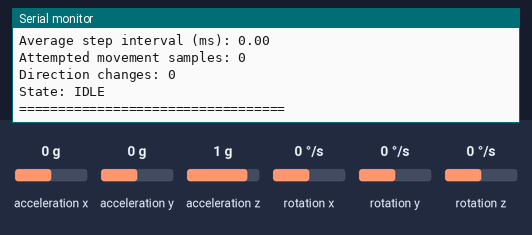
The sketch below on a simulated ESP32. Parts: the last lines printed to the serial monitor. Wiring (inferred from the names in the program): MPU-6050 motion sensor at I2C address 0x68. Inputs (shaded band) come from the test bench; at power-on: acceleration x 0 g, acceleration y 0 g, acceleration z 1 g, rotation x 0 °/s, rotation y 0 °/s, rotation z 0 °/s. Nothing arrives over Bluetooth unless stated; a phone connects over Bluetooth LE 3 s after start.

Above: at 4.3 s.
4.4 s: acceleration x set to -1.4 g
At 5.0 s:
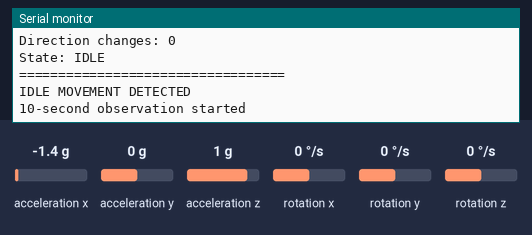
5.9 s: acceleration y set to -1.4 g
At 7.0 s:
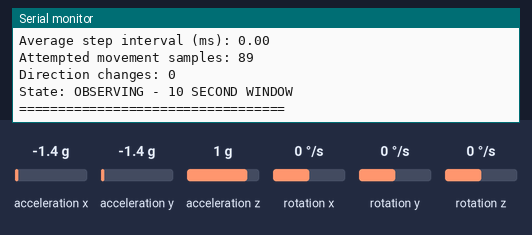
7.6 s: acceleration z set to -1.4 g
9.1 s: rotation x set to -192 °/s
10.6 s: rotation y set to -192 °/s
At 15.0 s:
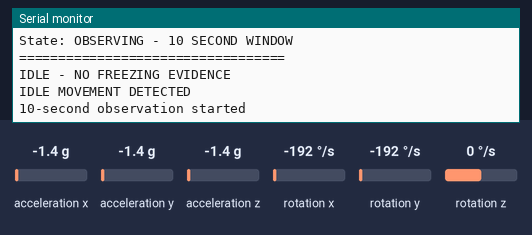
Timing chart, 0 to 16.1 s (numbered marks = the images above; inputs shaded):
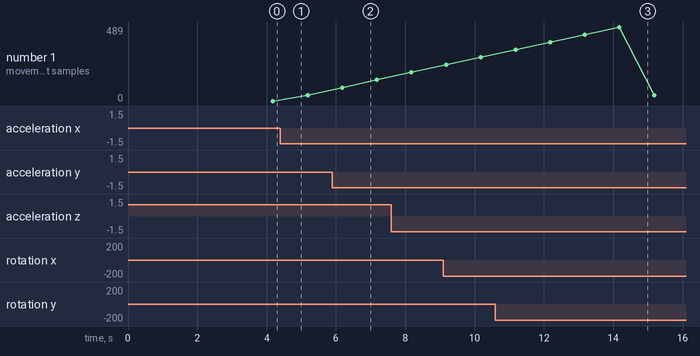

The sketch:

vayan_ble.ino
```cpp
#include <Wire.h>
#include <math.h>
#include <BLEDevice.h>
#include <BLEServer.h>
#include <BLEUtils.h>
#include <BLE2902.h>
#include <string.h>

// ---------------- PIN CONFIGURATION ------------------
#define SDA_PIN 21
#define SCL_PIN 22

// ---------------- MPU6050 CONFIGURATION --------------
#define MPU_ADDR_1 0x68
#define MPU_ADDR_2 0x69

uint8_t MPU_ADDR = MPU_ADDR_1;

// ---------------- SAMPLING ---------------------------
const unsigned long SAMPLE_INTERVAL = 20;
const unsigned long PRINT_INTERVAL = 1000;

// ---------------- BLE CONFIGURATION -------------------
#define BLE_DEVICE_NAME "VAYAN_ESP32"
#define SERVICE_UUID "12345678-1234-1234-1234-1234567890AB"
#define CHARACTERISTIC_UUID "ABCD1234-5678-1234-1234-1234567890AB"

BLEServer* bleServer = nullptr;
BLECharacteristic* sensorCharacteristic = nullptr;
bool bleDeviceConnected = false;

// ---------------- STEP DETECTION ---------------------
const float STEP_GYRO_THRESHOLD = 18.0;
const float STEP_ACCEL_THRESHOLD = 0.18;

const unsigned long MIN_STEP_DURATION = 40;
const unsigned long MAX_STEP_DURATION = 800;
const unsigned long STEP_REFRACTORY = 350;

// ---------------- SMALL MOVEMENT DETECTION -----------
const float SMALL_GYRO_THRESHOLD = 2.0;
const float SMALL_ACCEL_THRESHOLD = 0.025;

const int MIN_ATTEMPT_MOVEMENTS = 8;
const int MIN_DIRECTION_CHANGES = 3;

// ---------------- FoG TIMING -------------------------
const unsigned long DEFAULT_STEP_TIMEOUT = 2500;
const unsigned long TIMEOUT_MARGIN = 500;
const unsigned long FREEZING_OBSERVATION_TIME = 10000;
const int RESUME_STEPS_REQUIRED = 2;

// ---------------- CALIBRATION ------------------------
const int CALIBRATION_SAMPLES = 100;

// ---------------- SENSOR VARIABLES -------------------
float ax, ay, az;
float gx, gy, gz;

float gyroOffsetX = 0;
float gyroOffsetY = 0;
float gyroOffsetZ = 0;

float accelMagnitude = 0;
float accelDynamic = 0;
float gyroMagnitude = 0;

// ---------------- TIMING VARIABLES -------------------
unsigned long lastSampleTime = 0;
unsigned long lastPrintTime = 0;

unsigned long lastValidStepTime = 0;
unsigned long lastWalkActivityTime = 0;
unsigned long lastStepPulseTime = 0;

unsigned long stepPulseStartTime = 0;

// ---------------- STEP VARIABLES ---------------------
bool stepPulseActive = false;

float stepPeakGyro = 0;
float stepPeakAccel = 0;

unsigned long stepPulseDuration = 0;

int totalSteps = 0;

// ---------------- CADENCE VARIABLES ------------------
const int CADENCE_BUFFER_SIZE = 5;

unsigned long cadenceIntervals[CADENCE_BUFFER_SIZE];

int cadenceIndex = 0;
int cadenceCount = 0;

float averageStepInterval = 0;

// ---------------- MOVEMENT VARIABLES -----------------
int attemptedMovementCount = 0;
int directionChangeCount = 0;

float previousGx = 0;
float previousGy = 0;
float previousGz = 0;

// ---------------- STATE MACHINE ----------------------
enum MonitorState {
  IDLE,
  OBSERVING,
  WALKING,
  POSSIBLE_FREEZING
};

MonitorState currentState = IDLE;

unsigned long observationStartTime = 0;
int completedStepsInWindow = 0;

// =====================================================
// MPU6050 FUNCTIONS
// =====================================================

bool checkMPU(uint8_t address) {
  Wire.beginTransmission(address);
  return Wire.endTransmission() == 0;
}

bool initializeMPU() {

  if (checkMPU(MPU_ADDR_1)) {
    MPU_ADDR = MPU_ADDR_1;
  }
  else if (checkMPU(MPU_ADDR_2)) {
    MPU_ADDR = MPU_ADDR_2;
  }
  else {
    return false;
  }

  Wire.beginTransmission(MPU_ADDR);
  Wire.write(0x6B);
  Wire.write(0x00);
  if (Wire.endTransmission() != 0) return false;

  Wire.beginTransmission(MPU_ADDR);
  Wire.write(0x1C);
  Wire.write(0x00);
  if (Wire.endTransmission() != 0) return false;

  Wire.beginTransmission(MPU_ADDR);
  Wire.write(0x1B);
  Wire.write(0x00);
  if (Wire.endTransmission() != 0) return false;

  Wire.beginTransmission(MPU_ADDR);
  Wire.write(0x1A);
  Wire.write(0x03);
  if (Wire.endTransmission() != 0) return false;

  Wire.beginTransmission(MPU_ADDR);
  Wire.write(0x19);
  Wire.write(19);
  if (Wire.endTransmission() != 0) return false;

  return true;
}

// =====================================================
// READ RAW SENSOR DATA
// =====================================================

bool readMPU() {

  Wire.beginTransmission(MPU_ADDR);
  Wire.write(0x3B);

  if (Wire.endTransmission(false) != 0) {
    return false;
  }

  if (Wire.requestFrom(MPU_ADDR, (uint8_t)14) != 14) {
    return false;
  }

  int16_t rawAX = (Wire.read() << 8) | Wire.read();
  int16_t rawAY = (Wire.read() << 8) | Wire.read();
  int16_t rawAZ = (Wire.read() << 8) | Wire.read();

  Wire.read();
  Wire.read();

  int16_t rawGX = (Wire.read() << 8) | Wire.read();
  int16_t rawGY = (Wire.read() << 8) | Wire.read();
  int16_t rawGZ = (Wire.read() << 8) | Wire.read();

  ax = rawAX / 16384.0;
  ay = rawAY / 16384.0;
  az = rawAZ / 16384.0;

  gx = rawGX / 131.0 - gyroOffsetX;
  gy = rawGY / 131.0 - gyroOffsetY;
  gz = rawGZ / 131.0 - gyroOffsetZ;

  accelMagnitude = sqrt(
    ax * ax +
    ay * ay +
    az * az
  );

  accelDynamic = fabs(accelMagnitude - 1.0);

  gyroMagnitude = sqrt(
    gx * gx +
    gy * gy +
    gz * gz
  );

  return true;
}

// =====================================================
// GYROSCOPE CALIBRATION
// =====================================================

void calibrateGyroscope() {

  float sumX = 0;
  float sumY = 0;
  float sumZ = 0;

  Serial.println();
  Serial.println("GYROSCOPE CALIBRATION");
  Serial.println("Keep the ankle still...");

  for (int i = 0; i < CALIBRATION_SAMPLES; i++) {

    if (readMPU()) {
      sumX += gx + gyroOffsetX;
      sumY += gy + gyroOffsetY;
      sumZ += gz + gyroOffsetZ;
    }

    delay(20);
  }

  gyroOffsetX = sumX / CALIBRATION_SAMPLES;
  gyroOffsetY = sumY / CALIBRATION_SAMPLES;
  gyroOffsetZ = sumZ / CALIBRATION_SAMPLES;

  Serial.println("Calibration completed.");
}


// CADENCE FUNCTIONS


void updateCadence(unsigned long now) {

  if (lastValidStepTime > 0) {

    unsigned long interval = now - lastValidStepTime;

    if (interval >= 300 && interval <= 2500) {

      cadenceIntervals[cadenceIndex] = interval;

      cadenceIndex =
        (cadenceIndex + 1) % CADENCE_BUFFER_SIZE;

      if (cadenceCount < CADENCE_BUFFER_SIZE) {
        cadenceCount++;
      }

      unsigned long total = 0;

      for (int i = 0; i < cadenceCount; i++) {
        total += cadenceIntervals[i];
      }

      averageStepInterval =
        (float)total / cadenceCount;
    }
  }

  lastValidStepTime = now;
}

unsigned long getExpectedStepTimeout() {

  if (cadenceCount >= 2) {
    return (unsigned long)averageStepInterval
           + TIMEOUT_MARGIN;
  }

  return DEFAULT_STEP_TIMEOUT;
}

// MOVEMENT ANALYSIS


void resetMovementCounters() {

  attemptedMovementCount = 0;
  directionChangeCount = 0;

  previousGx = gx;
  previousGy = gy;
  previousGz = gz;
}

void analyseSmallMovement() {

  if (
    gyroMagnitude > SMALL_GYRO_THRESHOLD ||
    accelDynamic > SMALL_ACCEL_THRESHOLD
  ) {
    attemptedMovementCount++;
  }

  if (
    previousGx * gx < 0 &&
    fabs(gx) > SMALL_GYRO_THRESHOLD
  ) {
    directionChangeCount++;
  }

  if (
    previousGy * gy < 0 &&
    fabs(gy) > SMALL_GYRO_THRESHOLD
  ) {
    directionChangeCount++;
  }

  if (
    previousGz * gz < 0 &&
    fabs(gz) > SMALL_GYRO_THRESHOLD
  ) {
    directionChangeCount++;
  }

  previousGx = gx;
  previousGy = gy;
  previousGz = gz;
}

bool attemptedMovementDetected() {

  return (
    attemptedMovementCount >= MIN_ATTEMPT_MOVEMENTS &&
    directionChangeCount >= MIN_DIRECTION_CHANGES
  );
}


// STEP DETECTION


bool detectStepEvent(unsigned long now) {

  bool movementDetected =
    gyroMagnitude >= STEP_GYRO_THRESHOLD ||
    accelDynamic >= STEP_ACCEL_THRESHOLD;

  if (
    movementDetected &&
    !stepPulseActive &&
    (now - lastStepPulseTime >= STEP_REFRACTORY)
  ) {

    stepPulseActive = true;

    stepPulseStartTime = now;

    stepPeakGyro = gyroMagnitude;
    stepPeakAccel = accelDynamic;
  }

  if (stepPulseActive) {

    if (gyroMagnitude > stepPeakGyro) {
      stepPeakGyro = gyroMagnitude;
    }

    if (accelDynamic > stepPeakAccel) {
      stepPeakAccel = accelDynamic;
    }

    stepPulseDuration = now - stepPulseStartTime;

    if (!movementDetected) {

      stepPulseActive = false;

      if (
        stepPulseDuration >= MIN_STEP_DURATION &&
        stepPulseDuration <= MAX_STEP_DURATION
      ) {

        lastStepPulseTime = now;
        return true;
      }
    }

    if (stepPulseDuration > MAX_STEP_DURATION) {
      stepPulseActive = false;
    }
  }

  return false;
}

// =====================================================
// STATE TRANSITIONS
// =====================================================

bool smallMovementPresent() {
  return (
    gyroMagnitude > SMALL_GYRO_THRESHOLD ||
    accelDynamic > SMALL_ACCEL_THRESHOLD
  );
}

void beginObservation(unsigned long now, bool firstStepCompleted) {

  currentState = OBSERVING;
  observationStartTime = now;

  completedStepsInWindow = firstStepCompleted ? 1 : 0;

  resetMovementCounters();

  Serial.println();
  Serial.println("IDLE MOVEMENT DETECTED");
  Serial.println("10-second observation started");
}

void confirmWalking(unsigned long now) {

  currentState = WALKING;

  lastValidStepTime = now;
  lastWalkActivityTime = now;

  completedStepsInWindow = 0;

  resetMovementCounters();

  Serial.println();
  Serial.println("NORMAL WALKING CONFIRMED");
}

void processStepEvent(unsigned long now) {

  totalSteps++;
  lastWalkActivityTime = now;

  switch (currentState) {

    case IDLE:

      beginObservation(now, true);
      break;

    case OBSERVING:

      completedStepsInWindow++;
      updateCadence(now);

      if (completedStepsInWindow >= RESUME_STEPS_REQUIRED) {
        confirmWalking(now);
      }
      break;

    case WALKING:

      updateCadence(now);
      lastValidStepTime = now;
      break;

    case POSSIBLE_FREEZING:

      completedStepsInWindow++;
      updateCadence(now);

      if (completedStepsInWindow >= RESUME_STEPS_REQUIRED) {
        confirmWalking(now);
      }
      break;
  }
}

// =====================================================
// STATE MACHINE UPDATE
// =====================================================

void updateMonitorState(unsigned long now) {

  switch (currentState) {

    case IDLE:

      if (smallMovementPresent()) {
        beginObservation(now, false);
        analyseSmallMovement();
      }
      break;

    case OBSERVING:

      analyseSmallMovement();

      if (now - observationStartTime >= FREEZING_OBSERVATION_TIME) {

        if (
          attemptedMovementDetected() &&
          completedStepsInWindow < RESUME_STEPS_REQUIRED
        ) {

          currentState = POSSIBLE_FREEZING;
          completedStepsInWindow = 0;

          Serial.println();
          Serial.println("====================================");
          Serial.println("POSSIBLE FREEZING OF GAIT");
          Serial.println("Attempted leg movement detected");
          Serial.println("Fewer than 2 completed steps in 10 seconds");
          Serial.println("====================================");
        }
        else {

          currentState = IDLE;
          completedStepsInWindow = 0;

          resetMovementCounters();

          Serial.println();
          Serial.println("IDLE - NO FREEZING EVIDENCE");
        }
      }
      break;

    case WALKING:

      if (now - lastValidStepTime >= getExpectedStepTimeout()) {

        currentState = IDLE;

        lastValidStepTime = 0;
        completedStepsInWindow = 0;

        resetMovementCounters();

        Serial.println();
        Serial.println("WALKING STOPPED - IDLE");
      }
      break;

    case POSSIBLE_FREEZING:

      analyseSmallMovement();
      break;
  }
}

// =====================================================
// SERIAL MONITOR OUTPUT
// =====================================================

void printMonitorStatus() {

  Serial.println();
  Serial.println("========== VAYAN STATUS ==========");

  Serial.print("Accel (g): ");
  Serial.print(ax, 2);
  Serial.print(", ");
  Serial.print(ay, 2);
  Serial.print(", ");
  Serial.println(az, 2);

  Serial.print("Gyro (deg/s): ");
  Serial.print(gx, 2);
  Serial.print(", ");
  Serial.print(gy, 2);
  Serial.print(", ");
  Serial.println(gz, 2);

  Serial.print("Total steps: ");
  Serial.println(totalSteps);

  Serial.print("Average step interval (ms): ");
  Serial.println(averageStepInterval);

  Serial.print("Attempted movement samples: ");
  Serial.println(attemptedMovementCount);

  Serial.print("Direction changes: ");
  Serial.println(directionChangeCount);

  Serial.print("State: ");

  switch (currentState) {

    case IDLE:
      Serial.println("IDLE");
      break;

    case OBSERVING:
      Serial.println("OBSERVING - 10 SECOND WINDOW");
      break;

    case WALKING:
      Serial.println("NORMAL WALKING");
      break;

    case POSSIBLE_FREEZING:
      Serial.println("POSSIBLE FREEZING OF GAIT");
      break;
  }

  Serial.println("==================================");
}

// =====================================================
// BLE AND SENSOR DATA TRANSMISSION
// =====================================================

const char* getStateLabel() {
  switch (currentState) {
    case IDLE: return "IDLE";
    case OBSERVING: return "OBSERVING_10S";
    case WALKING: return "WALKING";
    case POSSIBLE_FREEZING: return "POSSIBLE_FREEZING";
    default: return "UNKNOWN";
  }
}

class VayanServerCallbacks : public BLEServerCallbacks {
  void onConnect(BLEServer* server) override {
    bleDeviceConnected = true;
    Serial.println("Flutter app connected over BLE.");
  }

  void onDisconnect(BLEServer* server) override {
    bleDeviceConnected = false;
    Serial.println("Flutter app disconnected. Restarting BLE advertising...");
    BLEDevice::startAdvertising();
  }
};

void initializeBLE() {
  BLEDevice::init(BLE_DEVICE_NAME);
  // A larger MTU is needed because each notification contains a JSON record.
  BLEDevice::setMTU(512);

  bleServer = BLEDevice::createServer();
  bleServer->setCallbacks(new VayanServerCallbacks());

  BLEService* service = bleServer->createService(SERVICE_UUID);
  sensorCharacteristic = service->createCharacteristic(
    CHARACTERISTIC_UUID,
    BLECharacteristic::PROPERTY_READ | BLECharacteristic::PROPERTY_NOTIFY
  );
  sensorCharacteristic->addDescriptor(new BLE2902());
  service->start();

  BLEAdvertising* advertising = BLEDevice::getAdvertising();
  advertising->addServiceUUID(SERVICE_UUID);
  advertising->setScanResponse(true);
  BLEDevice::startAdvertising();

  Serial.println("BLE ready. Device name: VAYAN_ESP32");
  Serial.println("Waiting for Flutter app connection...");
}

void sendSensorData() {
  if (!bleDeviceConnected || sensorCharacteristic == nullptr) {
    return;
  }

  // One complete JSON object per BLE notification.
  String payload = "{";
  payload += "\"timestamp_ms\":" + String(millis()) + ",";
  payload += "\"accel_x\":" + String(ax, 4) + ",";
  payload += "\"accel_y\":" + String(ay, 4) + ",";
  payload += "\"accel_z\":" + String(az, 4) + ",";
  payload += "\"gyro_x\":" + String(gx, 4) + ",";
  payload += "\"gyro_y\":" + String(gy, 4) + ",";
  payload += "\"gyro_z\":" + String(gz, 4) + ",";
  payload += "\"total_steps\":" + String(totalSteps) + ",";
  payload += "\"average_step_interval_ms\":" + String(averageStepInterval, 1) + ",";
  payload += "\"attempted_movement_count\":" + String(attemptedMovementCount) + ",";
  payload += "\"direction_change_count\":" + String(directionChangeCount) + ",";
  payload += "\"status\":\"" + String(getStateLabel()) + "\"";
  payload += "}";

  sensorCharacteristic->setValue(
    (uint8_t*)payload.c_str(),
    payload.length()
  );
  sensorCharacteristic->notify();
}

// =====================================================
// SETUP
// =====================================================

void setup() {

  Serial.begin(115200);

  Wire.begin(SDA_PIN, SCL_PIN);
  Wire.setClock(100000);

  delay(1000);

  Serial.println();
  Serial.println("=================================");
  Serial.println("VAYAN FoG MONITOR STARTING");
  Serial.println("ESP32 + MPU6050");
  Serial.println("=================================");

  if (!initializeMPU()) {

    Serial.println("ERROR: MPU6050 NOT DETECTED");

    while (1) {
      delay(1000);
    }
  }

  Serial.print("MPU6050 detected at address: 0x");
  Serial.println(MPU_ADDR, HEX);

  calibrateGyroscope();

  initializeBLE();

  lastSampleTime = millis();
  lastPrintTime = millis();

  Serial.println();
  Serial.println("SYSTEM READY");
  Serial.println("State logic: IDLE -> 10s OBSERVATION -> WALKING / POSSIBLE FoG");
}

// =====================================================
// MAIN LOOP
// =====================================================

void loop() {

  unsigned long now = millis();

  if (now - lastSampleTime >= SAMPLE_INTERVAL) {

    lastSampleTime += SAMPLE_INTERVAL;

    if (readMPU()) {

      bool stepDetected = detectStepEvent(now);

      if (stepDetected) {
        processStepEvent(now);
      }

      updateMonitorState(now);

      sendSensorData();
    }
  }

  if (now - lastPrintTime >= PRINT_INTERVAL) {

    lastPrintTime = now;

    printMonitorStatus();
  }
}
```

Measured:
- after the input at 4.4 s, the serial monitor: prints a new line at once (image 1)
- after the input at 5.9 s, the serial monitor: prints a new line after 0.27 s (image 2)
- after the input at 10.6 s, the serial monitor: prints a new line after 0.57 s (image 3)
- plotted number 1: 0 → 39 after the input at 4.4 s
